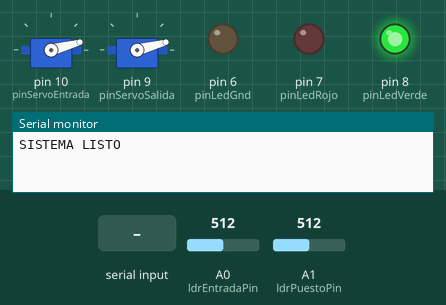
This sketch was run on a simulated Arduino Uno, built with avr-gcc and run on an emulated ATmega328P. On the bench: 2 × servo, output pins drawn as LEDs (lit = HIGH), the last lines printed to the serial monitor. Inputs (shaded band) come from the test bench; at power-on: A0 (ldrEntradaPin) = 512, A1 (ldrPuestoPin) = 512. Pins used as bus, display or sensor lines are not drawn.

Above: at 2.5 s.
2.6 s: A0 (ldrEntradaPin) set to 716
At 5.2 s:
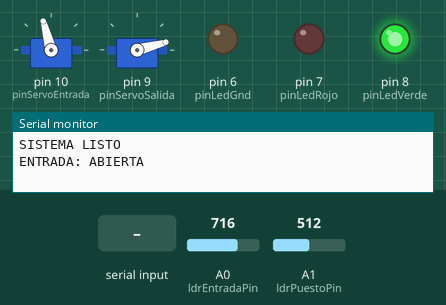
5.6 s: A1 (ldrPuestoPin) set to 716
At 6.5 s:
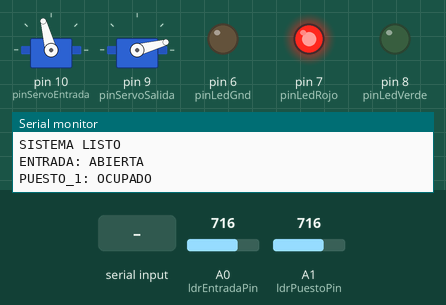
7.2 s: "E" received over Serial
10.2 s: "S" received over Serial
At 12.21 s:
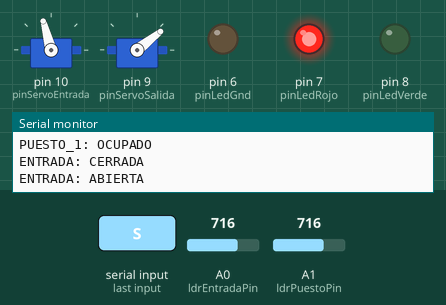
13.2 s: "e" received over Serial
Timing chart, 0 to 17.2 s (numbered marks = the images above; inputs shaded):
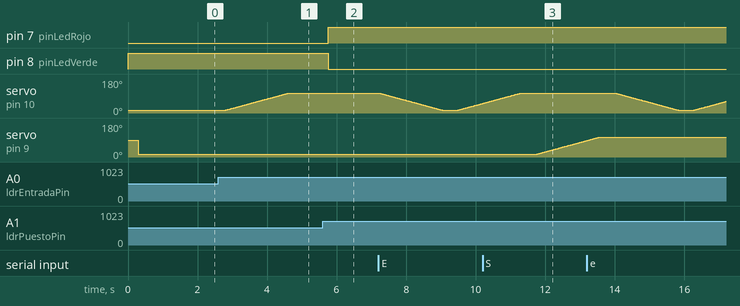

Measured:
- after the input at 2.6 s, servo on pin 10 (pinServoEntrada): moves from 15° to 105° over 1.8 s, starting after 0.22 s
- after the input at 5.6 s, pin 7 (pinLedRojo): LOW → HIGH after 0.17 s; pin 8 (pinLedVerde): HIGH → LOW after 0.17 s
- after the input at 10.2 s, servo on pin 9 (pinServoSalida): moves from 15° to 87° over 1.4 s, starting after 1.6 s

The sketch:

smart_parking_uno.ino
```cpp
/*
  =============================================================================
  PROYECTO: SMART PARKING IoT (iotAURA) - ARDUINO UNO R3
  RAMO: Internet de las Cosas (IoT) & Arquitectura de Software
  PROFESOR: Osvaldo Archile
  INTEGRANTES:
    - Paul Ferrada
    - Fabián Mora
    - Felipe Labarca
    - Agustín Cañas

  ARQUITECTURA DE HARDWARE Y FILTRADO AVANZADO (ESCALA 32x CON HISTÉRESIS):
    1. BARRERAS FÍSICAS (2x SERVOMOTORES SG90):
       - Servo Entrada: Pin 10 (PWM)
       - Servo Salida:  Pin 9 (PWM)
       - Rango seguro de movimiento: 15° (Cerrado) a 105° (Abierto)
         * Evita el tope mecánico en 0° protegiendo engranajes y voltaje USB.
    2. SENSORES FOTORRECEPTORES LDR CON FILTRO DE SOBREMUESTREO 32x:
       - LDR Entrada:  Pin A0 (Alimentado por Pin 3/4)
       - LDR Puesto 1: Pin A1 (Plaza E-01)
       - Filtro: 32 muestras consecutivas acumuladas para eliminar ruido eléctrico.
       - Histéresis de Puesto 1:
           * Ocupar:  Diferencia > 6 (rango auto: 9 a 18)
           * Liberar: Diferencia <= 4 (retorno rápido y estable en 200 ms)
       - Umbral Entrada: Diferencia > 14 (auto-apertura por sombra)
    3. RIELES DIGITALES DE ALIMENTACIÓN Y TIERRA VIRTUAL (CONEXIÓN DIRECTA):
       - Pin 3: Vcc (+5V virtual) para LDR 2 (Puesto LED)
       - Pin 4: Vcc (+5V virtual) para LDR 1 (Entrada)
       - Pin 5: GND (0V virtual) para LDR 2
       - Pin 6: GND (0V virtual) para Semáforo LED
    4. SEMÁFORO BICOLOR PUESTO 1 (PLAZA E-01):
       - Pin 8: LED Verde (Libre)
       - Pin 7: LED Rojo (Ocupado)
    5. COMUNICACIÓN SERIAL (9600 BAUDIOS):
       - Comando 'E' / 'e': Conmuta Barrera de Entrada (Pin 10)
       - Comando 'S' / 's': Conmuta Barrera de Salida (Pin 9)
       - Telemetría:
           * "SISTEMA LISTO"
           * "ENTRADA: ABIERTA" / "ENTRADA: CERRADA"
           * "SALIDA: ABIERTA"  / "SALIDA: CERRADA"
           * "PUESTO_1: OCUPADO" / "PUESTO_1: LIBRE"
  =============================================================================
*/

#include <Servo.h>

Servo servoEntrada;
Servo servoSalida;

// Pines de hardware (conexión directa)
const int pinServoEntrada = 10;
const int pinServoSalida  = 9;
const int ldrEntradaPin   = A0;
const int ldrPuestoPin    = A1;

// Pines usados como energía y tierra extra
const int pinLdr2Vcc      = 3; // 5V para LDR 2 (puesto LED)
const int pinLdr1Vcc      = 4; // 5V para LDR 1 (entrada)
const int pinLdr2Gnd      = 5; // GND para LDR 2
const int pinLedGnd       = 6; // GND para LED
const int pinLedRojo      = 7;
const int pinLedVerde     = 8;

// Estados del sistema
bool entradaAbierta = false;
bool entradaManual  = false;
bool salidaAbierta  = false;
bool puestoOcupado  = false;

int velocidad = 20;

// Ángulos seguros (evitan tope mecánico en 0°)
const int anguloCerrado = 15;
const int anguloAbierto = 105;

// Calibración en escala 32x (reposo: 1-4 | con auto: 9-18)
long luzBaseEntrada      = 0;
long luzBasePuesto       = 0;
long margenEntrada       = 14;
long margenPuestoOcupar  = 6; // Ocupa al superar 6 (rango auto: 9-18)
long margenPuestoLiberar = 4; // Libera rápido al bajar a 4 o menos

void setup() {
  Serial.begin(9600);

  pinMode(pinLdr2Vcc, OUTPUT);
  digitalWrite(pinLdr2Vcc, HIGH);

  pinMode(pinLdr1Vcc, OUTPUT);
  digitalWrite(pinLdr1Vcc, HIGH);

  pinMode(pinLdr2Gnd, OUTPUT);
  digitalWrite(pinLdr2Gnd, LOW);

  pinMode(pinLedGnd, OUTPUT);
  digitalWrite(pinLedGnd, LOW);

  pinMode(pinLedVerde, OUTPUT);
  pinMode(pinLedRojo, OUTPUT);

  // Inicia en estado libre
  digitalWrite(pinLedVerde, HIGH);
  digitalWrite(pinLedRojo, LOW);

  servoEntrada.attach(pinServoEntrada);
  servoSalida.attach(pinServoSalida);

  servoEntrada.write(anguloCerrado);
  delay(300);
  servoSalida.write(anguloCerrado);

  // Espera a que los motores se estabilicen antes de medir la luz base
  delay(1000);
  luzBaseEntrada = leerSensorAcumulado(ldrEntradaPin);
  luzBasePuesto  = leerSensorAcumulado(ldrPuestoPin);

  Serial.println("SISTEMA LISTO");
}

void loop() {
  long lecturaEntrada = leerSensorAcumulado(ldrEntradaPin);
  long lecturaPuesto  = leerSensorAcumulado(ldrPuestoPin);

  long difEntrada = abs(lecturaEntrada - luzBaseEntrada);
  long difPuesto  = abs(lecturaPuesto  - luzBasePuesto);

  bool autoEnEntrada = difEntrada > margenEntrada;

  // 1. Comandos desde página web o Monitor Serie
  if (Serial.available() > 0) {
    char comando = Serial.read();

    if (comando == 'E' || comando == 'e') {
      if (!entradaAbierta) {
        moverBarrera(servoEntrada, anguloCerrado, anguloAbierto);
        entradaAbierta = true;
        entradaManual = true;
        Serial.println("ENTRADA: ABIERTA");
      } else {
        moverBarrera(servoEntrada, anguloAbierto, anguloCerrado);
        entradaAbierta = false;
        entradaManual = false;
        Serial.println("ENTRADA: CERRADA");
      }
    }

    if (comando == 'S' || comando == 's') {
      if (!salidaAbierta) {
        moverBarrera(servoSalida, anguloCerrado, anguloAbierto);
        salidaAbierta = true;
        Serial.println("SALIDA: ABIERTA");
      } else {
        moverBarrera(servoSalida, anguloAbierto, anguloCerrado);
        salidaAbierta = false;
        Serial.println("SALIDA: CERRADA");
      }
    }
  }

  // 2. Automatización de barrera de ENTRADA (LDR 1 en A0)
  if (autoEnEntrada && !entradaAbierta) {
    delay(40);
    long confirmacionEntrada = abs(leerSensorAcumulado(ldrEntradaPin) - luzBaseEntrada);
    if (confirmacionEntrada > margenEntrada) {
      moverBarrera(servoEntrada, anguloCerrado, anguloAbierto);
      entradaAbierta = true;
      entradaManual = false;
      Serial.println("ENTRADA: ABIERTA");
    }
  }
  else if (!autoEnEntrada && entradaAbierta && !entradaManual) {
    delay(1500);
    long confirmacionEntrada = abs(leerSensorAcumulado(ldrEntradaPin) - luzBaseEntrada);
    if (confirmacionEntrada <= margenEntrada) {
      moverBarrera(servoEntrada, anguloAbierto, anguloCerrado);
      entradaAbierta = false;
      Serial.println("ENTRADA: CERRADA");
    }
  }

  // 3. Monitoreo de PUESTO 1 (LDR 2 en A1) con retorno rápido
  if (!puestoOcupado && difPuesto > margenPuestoOcupar) {
    delay(120);
    long confirmacionPuesto = abs(leerSensorAcumulado(ldrPuestoPin) - luzBasePuesto);
    if (confirmacionPuesto > margenPuestoOcupar) {
      puestoOcupado = true;
      digitalWrite(pinLedVerde, LOW);
      digitalWrite(pinLedRojo, HIGH);
      Serial.println("PUESTO_1: OCUPADO");
    }
  }
  else if (puestoOcupado && difPuesto <= margenPuestoLiberar) {
    delay(200); // Retorno rápido y estable al retirar el auto
    long confirmacionPuesto = abs(leerSensorAcumulado(ldrPuestoPin) - luzBasePuesto);
    if (confirmacionPuesto <= margenPuestoLiberar) {
      puestoOcupado = false;
      digitalWrite(pinLedVerde, HIGH);
      digitalWrite(pinLedRojo, LOW);
      Serial.println("PUESTO_1: LIBRE");
    }
  }

  delay(20);
}

long leerSensorAcumulado(int pin) {
  long suma = 0;
  for (int i = 0; i < 32; i++) {
    suma += analogRead(pin);
    delay(1);
  }
  return suma;
}

void moverBarrera(Servo &motor, int inicio, int fin) {
  if (inicio < fin) {
    for (int pos = inicio; pos <= fin; pos++) {
      motor.write(pos);
      delay(velocidad);
    }
  } else {
    for (int pos = inicio; pos >= fin; pos--) {
      motor.write(pos);
      delay(velocidad);
    }
  }
  delay(350);
}
```
